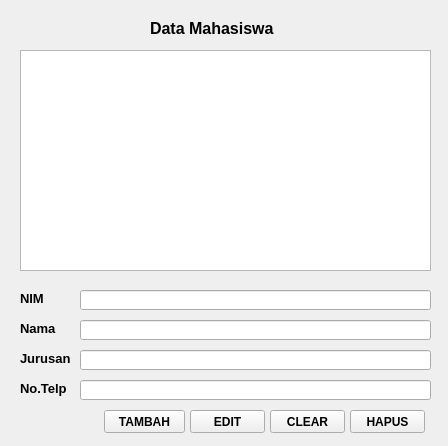
<?xml version="1.0" encoding="UTF-8"?>
<ui version="4.0">
 <class>Form</class>
 <widget class="QWidget" name="Form">
  <property name="geometry">
   <rect>
    <x>0</x>
    <y>0</y>
    <width>448</width>
    <height>446</height>
   </rect>
  </property>
  <property name="windowTitle">
   <string>Form</string>
  </property>
  <widget class="QLabel" name="DataMahasiswa">
   <property name="geometry">
    <rect>
     <x>150</x>
     <y>20</y>
     <width>141</width>
     <height>16</height>
    </rect>
   </property>
   <property name="font">
    <font>
     <pointsize>12</pointsize>
     <weight>75</weight>
     <bold>true</bold>
    </font>
   </property>
   <property name="text">
    <string>Data Mahasiswa</string>
   </property>
  </widget>
  <widget class="QListWidget" name="listWidget">
   <property name="geometry">
    <rect>
     <x>20</x>
     <y>50</y>
     <width>411</width>
     <height>221</height>
    </rect>
   </property>
  </widget>
  <widget class="QLabel" name="NIM">
   <property name="geometry">
    <rect>
     <x>20</x>
     <y>290</y>
     <width>31</width>
     <height>16</height>
    </rect>
   </property>
   <property name="font">
    <font>
     <pointsize>10</pointsize>
     <weight>75</weight>
     <bold>true</bold>
    </font>
   </property>
   <property name="text">
    <string>NIM</string>
   </property>
  </widget>
  <widget class="QLabel" name="Nama">
   <property name="geometry">
    <rect>
     <x>20</x>
     <y>320</y>
     <width>51</width>
     <height>16</height>
    </rect>
   </property>
   <property name="font">
    <font>
     <pointsize>10</pointsize>
     <weight>75</weight>
     <bold>true</bold>
    </font>
   </property>
   <property name="text">
    <string>Nama</string>
   </property>
  </widget>
  <widget class="QLabel" name="Jurusan">
   <property name="geometry">
    <rect>
     <x>20</x>
     <y>350</y>
     <width>51</width>
     <height>16</height>
    </rect>
   </property>
   <property name="font">
    <font>
     <pointsize>10</pointsize>
     <weight>75</weight>
     <bold>true</bold>
    </font>
   </property>
   <property name="text">
    <string>Jurusan</string>
   </property>
  </widget>
  <widget class="QLabel" name="NoTelp">
   <property name="geometry">
    <rect>
     <x>20</x>
     <y>380</y>
     <width>51</width>
     <height>16</height>
    </rect>
   </property>
   <property name="font">
    <font>
     <pointsize>10</pointsize>
     <weight>75</weight>
     <bold>true</bold>
    </font>
   </property>
   <property name="text">
    <string>No.Telp</string>
   </property>
  </widget>
  <widget class="QLineEdit" name="lineEdit">
   <property name="geometry">
    <rect>
     <x>80</x>
     <y>290</y>
     <width>351</width>
     <height>20</height>
    </rect>
   </property>
  </widget>
  <widget class="QLineEdit" name="lineEdit_2">
   <property name="geometry">
    <rect>
     <x>80</x>
     <y>320</y>
     <width>351</width>
     <height>20</height>
    </rect>
   </property>
  </widget>
  <widget class="QLineEdit" name="lineEdit_3">
   <property name="geometry">
    <rect>
     <x>80</x>
     <y>350</y>
     <width>351</width>
     <height>20</height>
    </rect>
   </property>
  </widget>
  <widget class="QLineEdit" name="lineEdit_4">
   <property name="geometry">
    <rect>
     <x>80</x>
     <y>380</y>
     <width>351</width>
     <height>20</height>
    </rect>
   </property>
  </widget>
  <widget class="QPushButton" name="Tambah">
   <property name="geometry">
    <rect>
     <x>104</x>
     <y>410</y>
     <width>81</width>
     <height>23</height>
    </rect>
   </property>
   <property name="font">
    <font>
     <pointsize>9</pointsize>
     <weight>75</weight>
     <bold>true</bold>
    </font>
   </property>
   <property name="text">
    <string>TAMBAH</string>
   </property>
  </widget>
  <widget class="QPushButton" name="Edit">
   <property name="geometry">
    <rect>
     <x>190</x>
     <y>410</y>
     <width>75</width>
     <height>23</height>
    </rect>
   </property>
   <property name="font">
    <font>
     <pointsize>9</pointsize>
     <weight>75</weight>
     <bold>true</bold>
    </font>
   </property>
   <property name="text">
    <string>EDIT</string>
   </property>
  </widget>
  <widget class="QPushButton" name="Clear">
   <property name="geometry">
    <rect>
     <x>270</x>
     <y>410</y>
     <width>75</width>
     <height>23</height>
    </rect>
   </property>
   <property name="font">
    <font>
     <pointsize>9</pointsize>
     <weight>75</weight>
     <bold>true</bold>
    </font>
   </property>
   <property name="text">
    <string>CLEAR</string>
   </property>
  </widget>
  <widget class="QPushButton" name="Hapus">
   <property name="geometry">
    <rect>
     <x>350</x>
     <y>410</y>
     <width>75</width>
     <height>23</height>
    </rect>
   </property>
   <property name="font">
    <font>
     <pointsize>9</pointsize>
     <weight>75</weight>
     <bold>true</bold>
    </font>
   </property>
   <property name="text">
    <string>HAPUS</string>
   </property>
  </widget>
 </widget>
 <resources/>
 <connections/>
</ui>
